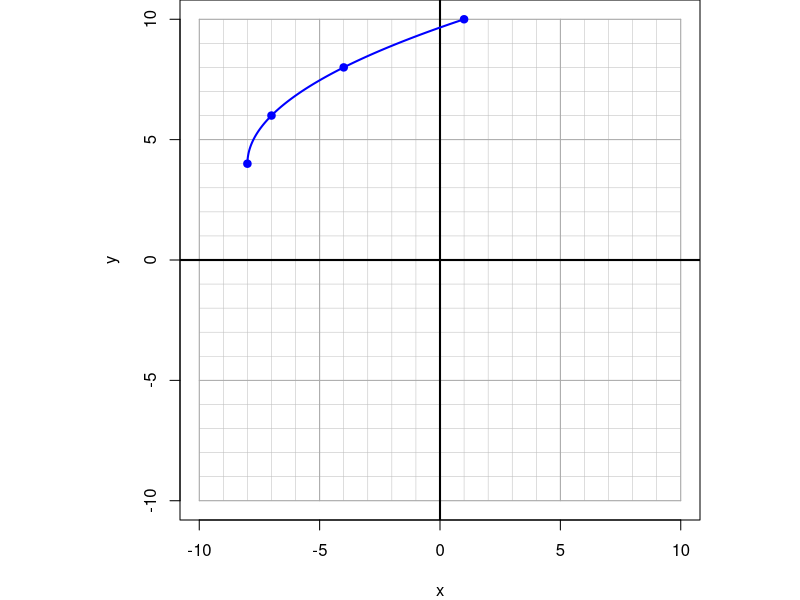
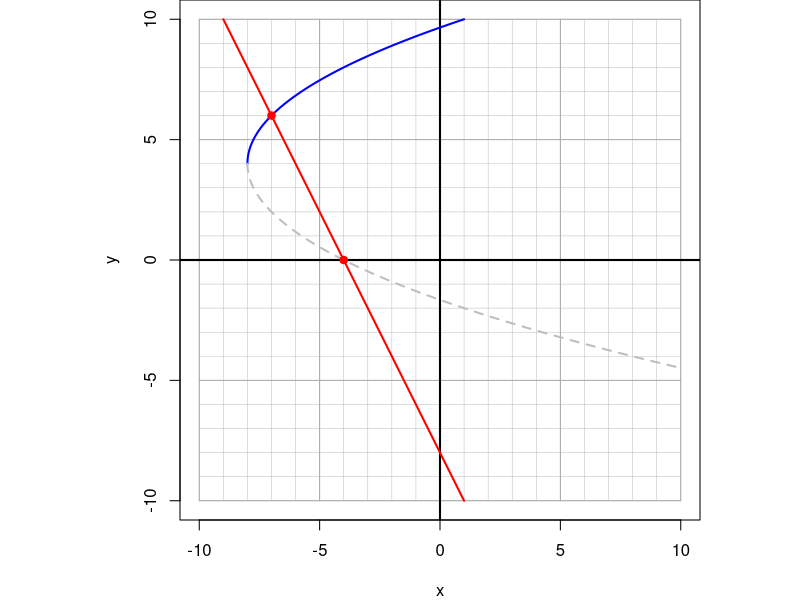

Source code (R) for these figures, in order:
## ---- chunk 1
gcd2 <- function(a, b) {
  if (b == 0) a else Recall(b, a %% b)
}
gcd <- function(...) Reduce(gcd2, c(...))

fsimp = function(top,bot){
    gg = abs(gcd(c(top,bot)))
    top = round(abs(top)/gg*sign(top*bot))
    bot = round(abs(mbot)/gg)
    if(bot==1){
        return(top)
    } else {
        return(paste0("\\frac{",top,"}{",bot,"}"))
    }
}

xpar = c(0,1,4,9)
ypar = c(0,1,2,3)
xext = c(1,4,9)
yext = c(-1,-2,-3)

# horizontal shift before possible reflection

# y = a*sqrt(bx-h)+k

h = sample(c(-9:-1,1),1)
a = sample(c(-3,-2,-1,1,2,3),1)
k = sample(c(((-10+3*abs(a)):-1),(1:(10-3*abs(a)))),1)
b = sample(c(-1,1),1)


xc = (xpar+h)/b
yc = a*ypar+k
xd = (xext+h)/b
yd = k+a*yext

nval = 1 #sample(0:2,1)

if(nval==0){
    ii = sample(1:length(xd),2)
    xi = xd[ii]
    yi = yd[ii]
    isval = c(F,F)
    wrd = c("an extraneous","an extraneous")
}
if(nval==1){
    while(T){
        ic = sample(1:length(xc),1)
        id = sample(1:length(xd),1)
        xic = xc[ic]
        yic = yc[ic]
        xid = xd[id]
        yid = yd[id]
        ii = sample(1:2)
        xi = c(xic,xid)[ii]
        yi = c(yic,yid)[ii]
        isval = c(T,F)[ii]
        wrd = c("a valid","an extraneous")[ii]
        if(xic!=xid){break}
    }
}
if(nval==2){
    ii = sample(1:length(xc),2)
    xi = xc[ii]
    yi = yc[ii]
    isval = c(T,T)
    wrd = c("a valid","a valid")
}

mtop = diff(yi)
mbot = diff(xi)
mf = fsimp(mtop,mbot)


while(T){
    xp = sample(-10:10,1)
    yp = mtop*(xp-xi[1])/mbot+yi[1]
    if(abs(yp)<=10 && abs(yp)%%1==0 && yp!=yi[1] && yp!=yi[2]){break}
}

if(b==-1){
    fx = paste0(k,"+",a,"\\sqrt{-x+",-h,"}")
} else {
    fx = paste0(k,"+",a,"\\sqrt{x+",-h,"}")
}
Lx = paste0(mf,"(x+",-xp,")+",yp)
fx = gsub("+-","-",fx,fixed=T)
Lx = gsub("+-","-",Lx,fixed=T)
Lx = gsub("=1(","=(",Lx,fixed=T)
Lx = gsub("=-1(","=-(",Lx,fixed=T)

ach = -10:10
ava = c("an extraneous","a valid")

al1 = paste0("* ",ach,collapse="\n")
al2 = paste0("* ",ava,collapse="\n")

minxii = which(xi==min(xi))
maxxii = which(xi==max(xi))

sol1 = paste0(1*(ach==xi[minxii]),collapse="")
sol2 = paste0(1*(c(F,T)==isval[minxii]),collapse="")
sol3 = paste0(1*(ach==xi[maxxii]),collapse="")
sol4 = paste0(1*(c(F,T)==isval[maxxii]),collapse="")

## ---- chunk 2
par(pty="s",mar=c(4,4,0,0))
plot(0,0,"n",xlim=c(-10,10),ylim=c(-10,10),xlab="x",ylab="y")

for(i in -10:10){
    lines(c(i,i),c(-10,10),col="grey",lwd=0.5)
    lines(c(-10,10),c(i,i),col="grey",lwd=0.5)
}
for(i in seq(-10,10,5)){
    lines(c(i,i),c(-10,10),col="darkgrey",lwd=1)
    lines(c(-10,10),c(i,i),col="darkgrey",lwd=1)
}
abline(h=0,lwd=2)
abline(v=0,lwd=2)

xx = seq(h*sign(b),10*sign(b),0.01*sign(b))
yy = a*sqrt(b*xx-h)+k

xx = xx[abs(yy)<=10]
yy = yy[abs(yy)<=10]


lines(xx,yy,col="blue",lwd=2)

x2 = (c(0,1,4,9,16)+h)/b
y2 = a*c(0,1,2,3,4)+k
x2 = x2[abs(y2)<=10]
y2 = y2[abs(y2)<=10]

points(x2,y2,pch=19,col="blue")

## ---- chunk 3
par(pty="s",mar=c(4,4,0,0))
plot(0,0,"n",xlim=c(-10,10),ylim=c(-10,10),xlab="x",ylab="y")

for(i in -10:10){
    lines(c(i,i),c(-10,10),col="grey",lwd=0.5)
    lines(c(-10,10),c(i,i),col="grey",lwd=0.5)
}
for(i in seq(-10,10,5)){
    lines(c(i,i),c(-10,10),col="darkgrey",lwd=1)
    lines(c(-10,10),c(i,i),col="darkgrey",lwd=1)
}
abline(h=0,lwd=2)
abline(v=0,lwd=2)

xx = seq(h*sign(b),10*sign(b),0.01*sign(b))
yy = a*sqrt(b*xx-h)+k

xx = xx[abs(yy)<=10]
yy = yy[abs(yy)<=10]


lines(xx,yy,col="blue",lwd=2)

x2 = (c(0,1,4,9,16)+h)/b
y2 = a*c(0,1,2,3,4)+k
x2 = x2[abs(y2)<=10]
y2 = y2[abs(y2)<=10]

# points(x2,y2,pch=19,col="blue")

xl = seq(-10,10,0.1)
yl = mtop/mbot*(xl-xi[1])+yi[1]
xl = xl[abs(yl)<=10]
yl = yl[abs(yl)<=10]

lines(xl,yl,col="red",lwd=2)

xx = seq(h*sign(b),10*sign(b),0.01*sign(b))
yy = -a*sqrt(b*xx-h)+k

xx = xx[abs(yy)<=10]
yy = yy[abs(yy)<=10]

lines(xx,yy,col="grey",lwd=2,lty=2)

points(xi,yi,pch=19,col="red")
